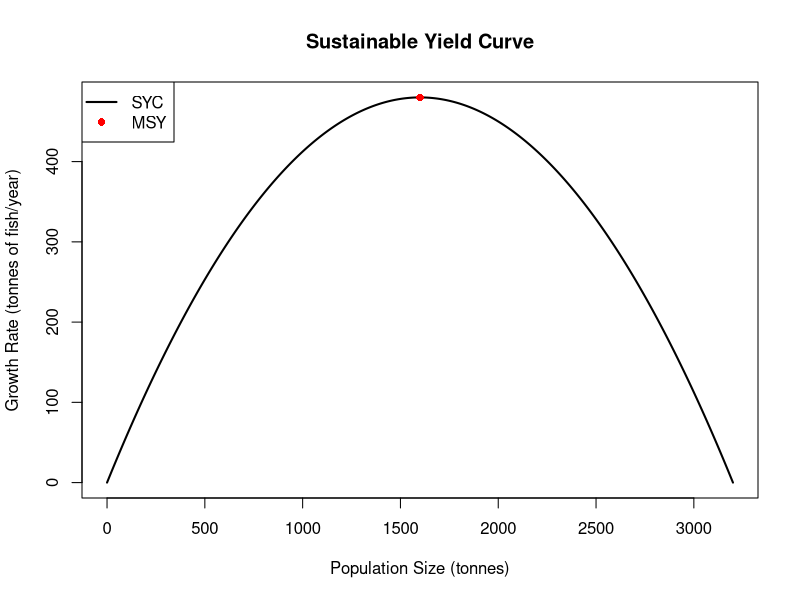
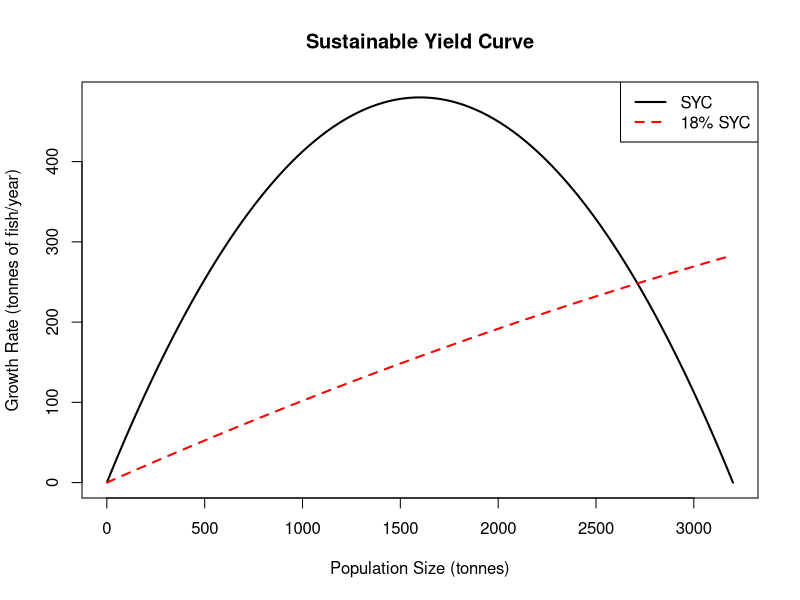
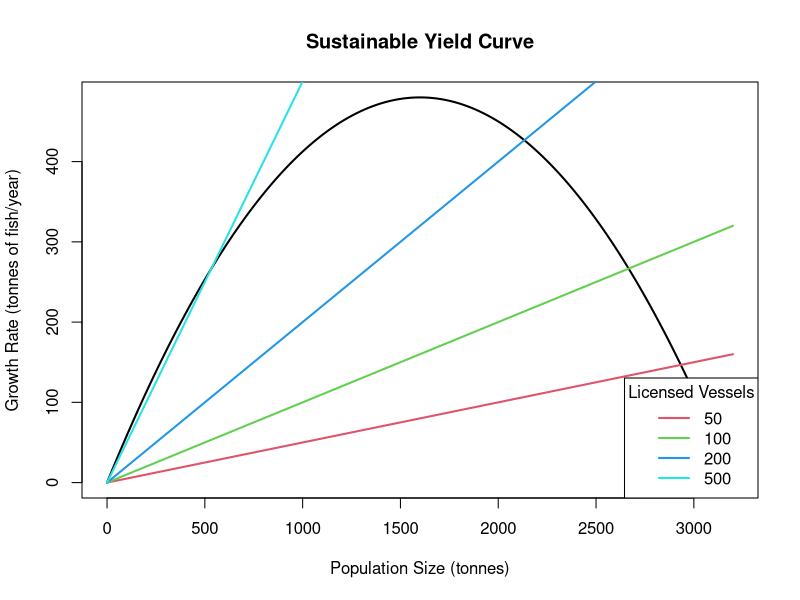
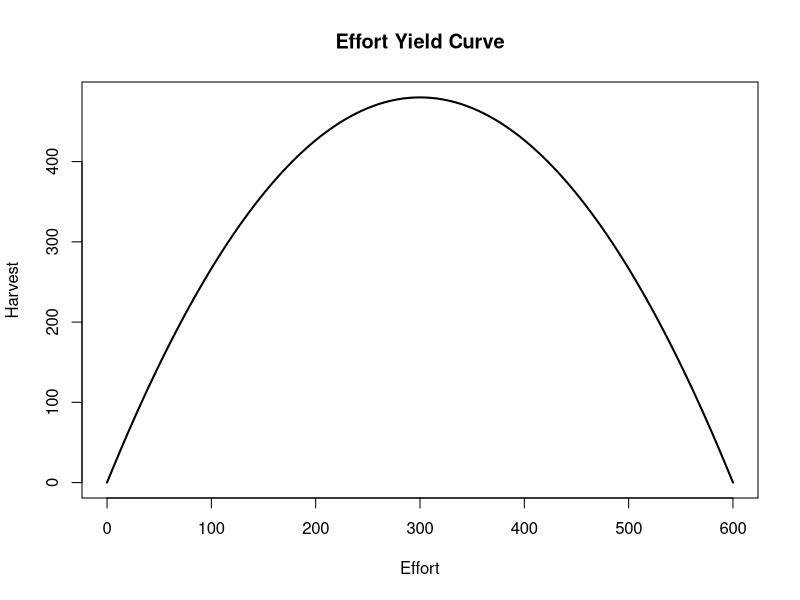
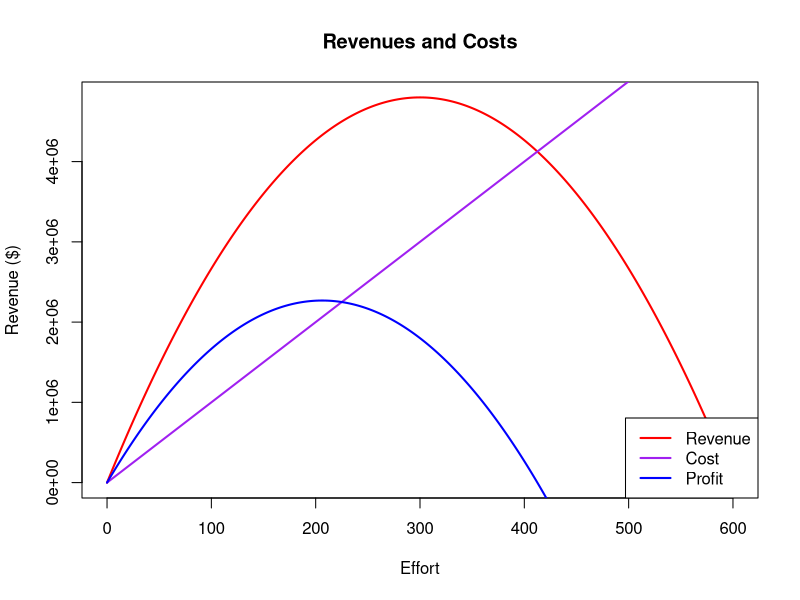
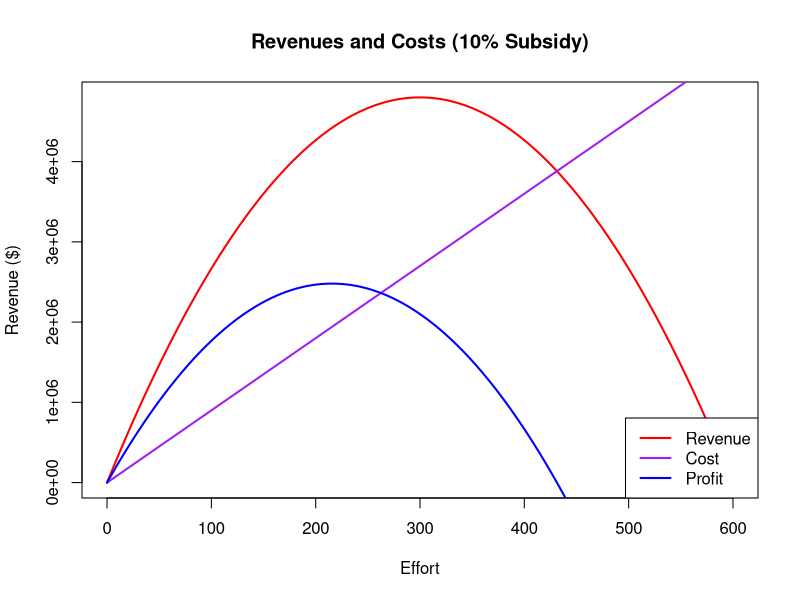
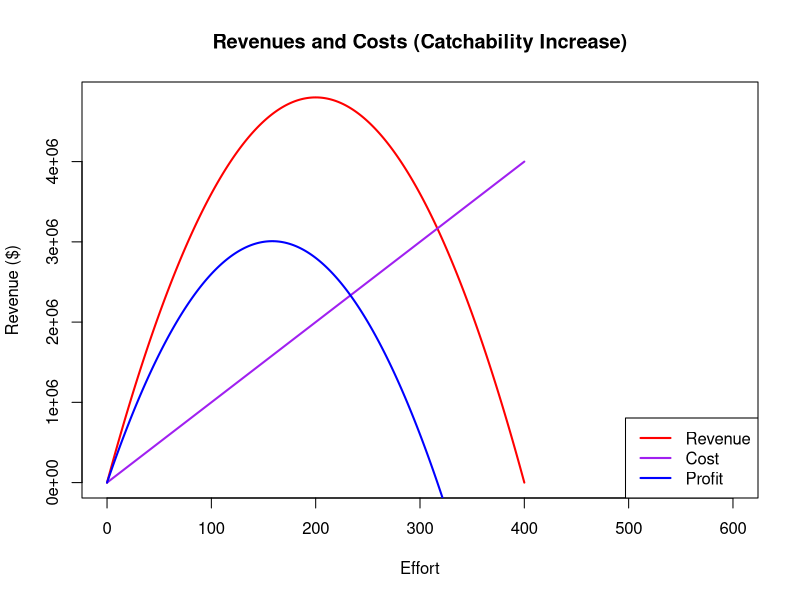

Write the R code that produced these figures, in order.
## ---- chunk 1
knitr::opts_chunk$set(echo = TRUE)
## ---- chunk 2
# Calculate the growth rate for a vector of N's
log_growth_rate <- function(r,N,K){
  dNdt = r*N*(1-(N/K))
  return(dNdt)
}

# Set Initial Conditions
r = 0.6 # units: fish per year
K = 3200 # units: tonnes
N = 0:K

# Calculate dNdt and graph
dNdt = log_growth_rate(r,N,K)
plot(N,dNdt, type = "l", lwd = 2, ylim = range(dNdt), xlim = range(N), col = "black", main = "Sustainable Yield Curve", xlab = "Population Size (tonnes)", ylab = "Growth Rate (tonnes of fish/year)")

# MSY Point Calculations
equil_stock_size = K/2
msy = (r*K)/4

# Add MSY Point
points(equil_stock_size, msy, pch = 16, col = "red", lwd = 5)

legend("topleft", legend = c("SYC","MSY"), col = c("black","red"), lty = c(1, NA), pch = c(NA, 16), lwd = c(2,5))

## ---- chunk 3
# Set Initial Conditions
r = 0.6 # units: fish per year
K = 3200 # units: tonnes

# Calculate MSY and equilibrium stock size
msy = (r*K)/4
msy
equil_stock_size = K/2
equil_stock_size

## ---- chunk 4
# Set Initial Conditions
r = 0.6 # units: fish per year
K = 3200 # units: tonnes
N = 1:K
N_18 = N

# Calculate dNdt and 18%
dNdt = log_growth_rate(r,N,K)
N_18 = log_growth_rate(r,N*0.18,K)

# Graph
plot(N,dNdt, type = "l", lwd = 2, ylim = range(dNdt), xlim = range(N), col = "black", main = "Sustainable Yield Curve", xlab = "Population Size (tonnes)", ylab = "Growth Rate (tonnes of fish/year)")
lines(N, N_18, lwd = 2, lty = 2, col = "red")
legend("topright", legend = c("SYC","18% SYC"), col = c("black","red"), lty = c(1, 2), lwd = c(2,2))
## ---- chunk 5
Harvest = 0.18*K
Harvest
## ---- chunk 6
license_limits <- function(alpha,E,N){
  for(i in 1:length(E)){
    H = alpha*E[i]*N
    lines(N, H, col = i+1, lwd = 2) # color will change with i
  } 
}

# Set Initial Conditions
r = 0.6 # units: fish per year
K = 3200 # units: tonnes
N = 0:K
dNdt = log_growth_rate(r,N,K)
alpha = 0.001
E = c(50,100,200,500) # number of licensed vessels

# Initial Graph
plot(N,dNdt, type = "l", lwd = 2, ylim = range(dNdt), xlim = range(N), col = "black", main = "Sustainable Yield Curve", xlab = "Population Size (tonnes)", ylab = "Growth Rate (tonnes of fish/year)")

# Add License Limits Lines
license_limits(alpha,E,N)
legend("bottomright", title = "Licensed Vessels", legend = E,
         col = 2:(length(E) + 1), lwd = 2)

## ---- chunk 7
# Initial Conditions
r = 0.6 # units: fish per year
K = 3200 # units: tonnes
N = 0:K
alpha = 0.001

# Define E and H and then graph
Effort_Yield_Curve <- function(r,K,N,alpha){
  effort = (r/alpha)*(1 - (N/K))
  H = alpha*effort*N
  
  # Plot the effort vs harvest vectors
  plot(effort, H, type = "l", lwd = 2, ylim = range(H), xlim = range(effort), 
       col = "black", main = "Effort Yield Curve", xlab = "Effort", ylab 
       ="Harvest")
}

# Call Curve function
Effort_Yield_Curve(r,K,N,alpha)

## ---- chunk 8
# Initialize variables
r = 0.6 # units: fish per year
K = 3200 # units: tonnes
N = 0:K
alpha = 0.001

# Create new vectors
effort = (r/alpha)*(1 - (N/K))
H = alpha*effort*N

# Calculate what effort results in MSY 
optimal_EYC = effort[which.max(H)]
optimal_EYC
## ---- chunk 9
Revenue_Cost_Graph <- function(r,K,alpha,c,market_price,title){
  # Initial Variables
  N = 0:K
  effort = (r/alpha)*(1 - (N/K))
  H = alpha*effort*N

  # Calculating new vectors
  Total_Cost = effort*c
  Total_Revenue = market_price*H
  Profit = Total_Revenue - Total_Cost

  # Graph
  plot(effort, Total_Revenue, type = "l", lwd = 2, col = "red", ylim = 
         range(Total_Revenue), xlim = c(0,600), main = title, xlab = "Effort",
       ylab = "Revenue ($)")
  lines(effort, Total_Cost, type = "l", lwd = 2, col = "purple")
  lines(effort, Profit, type = "l", lwd = 2, col = "blue")
  legend("bottomright", legend = c("Revenue","Cost","Profit"), col = 
           c("red","purple","blue"), lwd = c(2,2,2))
}

# Initial Conditions
r = 0.6 # units: fish per year
K = 3200 # units: tonnes
alpha = 0.001
c = 10000 # cost per fishing vessel
market_price = 10 * 1000 # cost per kg * tonnes conversion
title = "Revenues and Costs"

# Call function
Revenue_Cost_Graph(r,K,alpha,c,market_price,title)
## ---- chunk 10
# Initial Conditions
r = 0.6 # units: fish per year
K = 3200 # units: tonnes
alpha = 0.001
c = 10000 # cost per fishing vessel
market_price = 10 * 1000 # cost per kg * tonnes conversion

# Calculate new variables
N = 0:K
effort = (r/alpha)*(1 - (N/K))
H = alpha*effort*N

# Calculating new vectors
Total_Cost = effort*c
Total_Revenue = market_price*H
Profit = Total_Revenue - Total_Cost

# Calculate Optimal Effort Variables
optimal_effort_index_d2 = which.max(Profit)
optimal_effort_d2 = effort[optimal_effort_index_d2]
profit_at_OE_d2 = Profit[optimal_effort_index_d2]
per_vessel_d2 = profit_at_OE_d2 / optimal_effort_d2

# Print out values
optimal_effort_d2
profit_at_OE_d2
per_vessel_d2

## ---- chunk 11
# Initial Conditions
r = 0.6 # units: fish per year
K = 3200 # units: tonnes
alpha = 0.001
c = 10000 *.9 # cost per fishing vessel
market_price = 10 * 1000 # cost per kg * tonnes conversion
title = "Revenues and Costs (10% Subsidy)"

# Call function
Revenue_Cost_Graph(r,K,alpha,c,market_price,title)

# Calculate new variables
N = 0:K
effort = (r/alpha)*(1 - (N/K))
H = alpha*effort*N

# Calculating new vectors
Total_Cost = effort*c
Total_Revenue = market_price*H
Profit = Total_Revenue - Total_Cost

# Calculate Optimal Effort Variables
optimal_effort_index_d4 = which.max(Profit)
optimal_effort_d4 = effort[optimal_effort_index_d4]
profit_at_OE_d4 = Profit[optimal_effort_index_d4]
per_vessel_d4 = profit_at_OE_d4 / optimal_effort_d4

# Print out values
optimal_effort_d4
profit_at_OE_d4
per_vessel_d4

## ---- chunk 12
# Initial Conditions
r = 0.6 # units: fish per year
K = 3200 # units: tonnes
alpha = 0.001 * 1.5 # increase catchability by 50%
c = 10000 # cost per fishing vessel
market_price = 10 * 1000 # cost per kg * tonnes conversion
title = "Revenues and Costs (Catchability Increase)"

# Call function
Revenue_Cost_Graph(r,K,alpha,c,market_price,title)

# Calculate new variables
N = 0:K
effort = (r/alpha)*(1 - (N/K))
H = alpha*effort*N

# Calculating new vectors
Total_Cost = effort*c
Total_Revenue = market_price*H
Profit = Total_Revenue - Total_Cost

# Calculate Optimal Effort Variables
optimal_effort_index_d5 = which.max(Profit)
optimal_effort_d5 = effort[optimal_effort_index_d5]
profit_at_OE_d5 = Profit[optimal_effort_index_d5]
per_vessel_d5 = profit_at_OE_d5 / optimal_effort_d5

# Print out values
optimal_effort_d5
profit_at_OE_d5
per_vessel_d5

